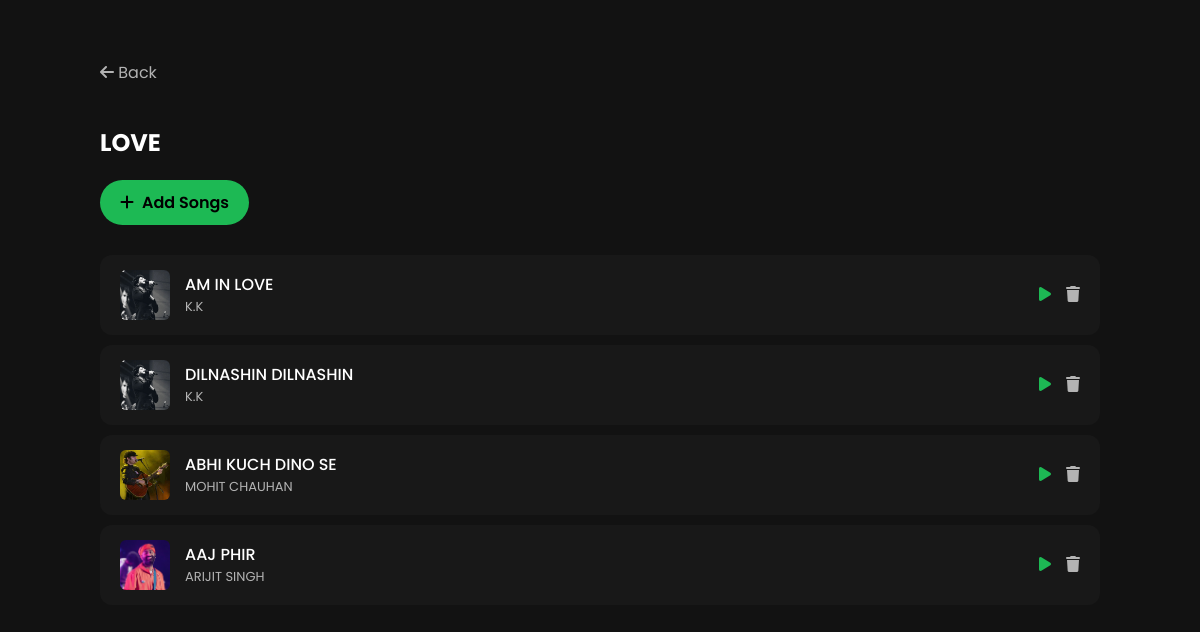
Page /user/playlist_view.php?id=3 (signed in) on the committed database.
### tables this page shows
CREATE TABLE IF NOT EXISTS `user_playlists` (
  `id` int(11) NOT NULL AUTO_INCREMENT,
  `user_email` varchar(255) NOT NULL,
  `playlist_name` varchar(255) NOT NULL,
  `created_at` timestamp NULL DEFAULT CURRENT_TIMESTAMP,
  PRIMARY KEY (`id`)
);

CREATE TABLE IF NOT EXISTS `songs` (
  `id` int(11) NOT NULL AUTO_INCREMENT,
  `title` varchar(100) DEFAULT NULL,
  `artist` varchar(100) DEFAULT NULL,
  `file` varchar(255) DEFAULT NULL,
  `song_image` varchar(255) DEFAULT 'default.jpg',
  `artist_image` varchar(255) DEFAULT 'artist.jpg',
  `play_count` int(11) DEFAULT '0',
  PRIMARY KEY (`id`)
);

### user/playlist_view.php (the view, shortened to what this page needs)
<?php
include("../config/db.php");
$playlist_id = intval($_GET['id']);
$user = $_SESSION['user'];
$plQ = mysqli_query($conn,"
SELECT * FROM user_playlists
WHERE id=$playlist_id AND user_email='$user'
");
$playlist = mysqli_fetch_assoc($plQ);
$songsQ = mysqli_query($conn,"
SELECT s.*
FROM playlist_songs ps
JOIN songs s ON ps.song_id = s.id
WHERE ps.playlist_id=$playlist_id
ORDER BY ps.id ASC
");
?>
<!DOCTYPE html>
<html>
<head>
<link href="https://cdnjs.cloudflare.com/ajax/libs/font-awesome/6.5.0/css/all.min.css" rel="stylesheet">
</head>
<body>
<div class="container">
<a href="playlist.php" class="back">
<i class="fa-solid fa-arrow-left"></i> Back
</a>
<h2><?php echo htmlspecialchars($playlist['playlist_name']); ?></h2>
<a href="add_songs.php?playlist_id=<?php echo $playlist_id; ?>" class="add-song-btn">
<i class="fa-solid fa-plus"></i> Add Songs
</a>
<div class="song-list">
<?php
while($song = mysqli_fetch_assoc($songsQ)){
$img = "../assets/images/songs/".$song['song_image'];
?>
<div class="song-item">
<div class="song-info">
<img src="<?php echo $img; ?>">
<div>
<div class="song-title"><?php echo $song['title']; ?></div>
<div class="song-artist"><?php echo $song['artist']; ?></div>
</div>
</div>
<div style="display:flex;gap:15px;align-items:center;">
<div class="song-play"
onclick="playSingle(<?php echo $song['id']; ?>)">
<i class="fa-solid fa-play"></i>
</div>
<div style="color:#b3b3b3;cursor:pointer;"
onclick="removeSong(<?php echo $song['id']; ?>)">
<i class="fa-solid fa-trash"></i>
</div>
</div>
</div>
<?php } ?>
</div>
</div>
</body>
</html>

### user/playlist_view.php (style rules this page uses)
body { margin:0; background:#121212; color:white; font-family:'Poppins',sans-serif; }
.container { padding:60px 100px; }
.song-list { margin-top:30px; }
.song-item { display:flex; justify-content:space-between; align-items:center; padding:15px 20px; background:#181818; margin-bottom:10px; border-radius:12px; }
.song-info { display:flex; align-items:center; gap:15px; }
.song-info img { width:50px; height:50px; border-radius:6px; object-fit:cover; }
.song-title { font-weight:500; }
.song-artist { font-size:13px; color:#b3b3b3; }
.song-play { color:#1db954; cursor:pointer; }
.back { color:#b3b3b3; text-decoration:none; display:inline-block; margin-bottom:20px; }
.add-song-btn { background:#1db954; padding:10px 20px; border-radius:25px; color:black; text-decoration:none; font-weight:600; display:inline-flex; align-items:center; gap:8px; }

### rows in the picture
user_playlists: playlist_name "LOVE"
songs: song_image (picture), title "AM IN LOVE", artist "K.K"
songs: song_image (picture), title "DILNASHIN DILNASHIN", artist "K.K"
songs: song_image (picture), title "ABHI KUCH DINO SE", artist "MOHIT CHAUHAN"
songs: song_image (picture), title "AAJ PHIR", artist "ARIJIT SINGH"
